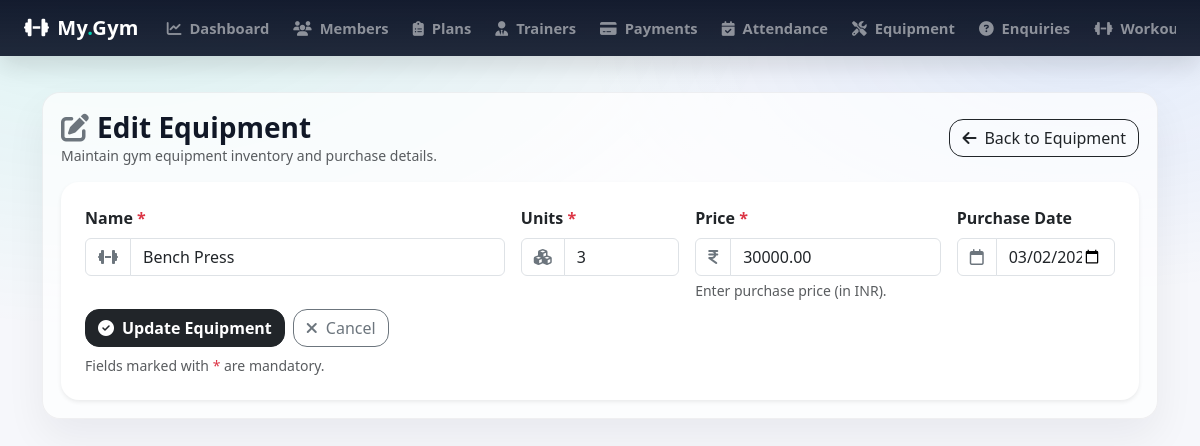
The app's page /admin_equipment_edit/2/ (signed in) with its own data.
### gymapp/models.py (models this page shows, shortened)
class Equipment(models.Model):
    name = models.CharField(max_length=100) #e.g., Treadmill, Dumbbells, etc.
    units = models.PositiveIntegerField(default=1) # e.g., 5 treadmills, 10 dumbbells, etc.
    price = models.DecimalField(max_digits=8, decimal_places=2) # e.g., 1500.00
    purchase_date = models.DateField(default=timezone.now) # Date when equipment was purchased
    is_active = models.BooleanField(default=True) # if removed/sold, mark as inactive instead of deleting record

### gymapp/views.py (the view, shortened to what this page needs)
# urls.py: path('admin_equipment_edit/<int:equipment_id>/', admin_equipment_edit, name='admin_equipment_edit'),
@admin_required
def admin_equipment_edit(request, equipment_id):
    equipment = Equipment.objects.get(id=equipment_id)
    return render(request, 'admin_equipment_form.html', {
        'equipment': equipment,
        'mode': 'edit'
    })

### gymapp/views.py (called while the page is built)
def admin_required(view_func):
    @wraps(view_func)
    def wrapper(request, *args, **kwargs):
        if not request.user.is_authenticated or getattr(request.user, 'role', None) != 'ADMIN':
            messages.error(request, "You must be an admin to access this page.")
            return redirect('admin_login')
        return view_func(request, *args, **kwargs)
    return wrapper

### gymapp/templates/admin_equipment_form.html (shortened to what this page needs)
{% extends 'base.html' %}
{% block content %}
<div class="d-flex flex-wrap justify-content-between align-items-center gap-2 mb-3">
    <div>
        <h3 class="mb-0 fw-bold">
            {% if mode == 'add' %}
                <i class="fa-solid fa-screwdriver-wrench me-2 text-secondary"></i>Add Equipment
            {% else %}
                <i class="fa-solid fa-pen-to-square me-2 text-secondary"></i>Edit Equipment
            {% endif %}
        </h3>
        <div class="text-muted small">Maintain gym equipment inventory and purchase details.</div>
    </div>
    <a href="{% url 'admin_equipment_list' %}" class="btn btn-outline-dark" style="border-radius:14px;">
        <i class="fa-solid fa-arrow-left me-2"></i>Back to Equipment
    </a>
</div>
<div class="card border-0 shadow-sm" style="border-radius:18px;">
    <div class="card-body p-4">
        <form method="post" class="row g-3">
            <div class="col-12 col-md-5">
                <label class="form-label fw-semibold">Name <span class="text-danger">*</span></label>
                <div class="input-group">
                    <span class="input-group-text bg-white">
                        <i class="fa-solid fa-dumbbell text-secondary"></i>
                    </span>
                    <input type="text" name="name" class="form-control"
                           placeholder="e.g. Treadmill / Bench Press / Dumbbell Set"
                           value="{{ equipment.name|default:'' }}" required>
                </div>
            </div>
            <div class="col-12 col-md-2">
                <label class="form-label fw-semibold">Units <span class="text-danger">*</span></label>
                <div class="input-group">
                    <span class="input-group-text bg-white">
                        <i class="fa-solid fa-cubes text-secondary"></i>
                    </span>
                    <input type="number" name="units" class="form-control"
                           min="1" step="1"
                           placeholder="0"
                           value="{{ equipment.units|default:'' }}" required>
                </div>
            </div>
            <div class="col-12 col-md-3">
                <label class="form-label fw-semibold">Price <span class="text-danger">*</span></label>
                <div class="input-group">
                    <span class="input-group-text bg-white">
                        <i class="fa-solid fa-indian-rupee-sign text-secondary"></i>
                    </span>
                    <input type="number" step="0.01" name="price" class="form-control"
                           min="0"
                           placeholder="e.g. 25000"
                           value="{{ equipment.price|default:'' }}" required>
                </div>
                <div class="form-text">Enter purchase price (in INR).</div>
            </div>
            <div class="col-12 col-md-2">
                <label class="form-label fw-semibold">Purchase Date</label>
                <div class="input-group">
                    <span class="input-group-text bg-white">
                        <i class="fa-regular fa-calendar text-secondary"></i>
                    </span>
                    <input type="date" name="purchase_date" class="form-control"
                           value="{{ equipment.purchase_date|date:'Y-m-d' }}">
                </div>
            </div>
            <div class="col-12 mt-2">
                <div class="d-flex flex-wrap gap-2">
                    <button type="submit" class="btn btn-dark fw-bold" style="border-radius:14px;">
                        {% if mode == 'add' %}
                            <i class="fa-solid fa-floppy-disk me-2"></i>Save Equipment
                        {% else %}
                            <i class="fa-solid fa-circle-check me-2"></i>Update Equipment
                        {% endif %}
                    </button>
                    <a href="{% url 'admin_equipment_list' %}" class="btn btn-outline-secondary" style="border-radius:14px;">
                        <i class="fa-solid fa-xmark me-2"></i>Cancel
                    </a>
                </div>
                <div class="small text-muted mt-2">
                    Fields marked with <span class="text-danger">*</span> are mandatory.
                </div>
            </div>
        </form>
    </div>
</div>
{% endblock %}

### gymapp/templates/base.html (style rules this page uses)
:root { --brand: #00d1b2; --dark-2: #0f172a; --card: #ffffff; --muted: #6b7280; }
body { background: radial-gradient(1200px 600px at 10% 0%, rgba(0, 209, 178, .10), transparent 55%), radial-gradient(900px 450px at 90% 10%, rgba(59, 130, 246, .10), transparent 55%), #f6f7fb; color: #111827; }

### records on screen
Equipment: name "Bench Press", units "3", price "30000.00", purchase_date "03/02/2026"
